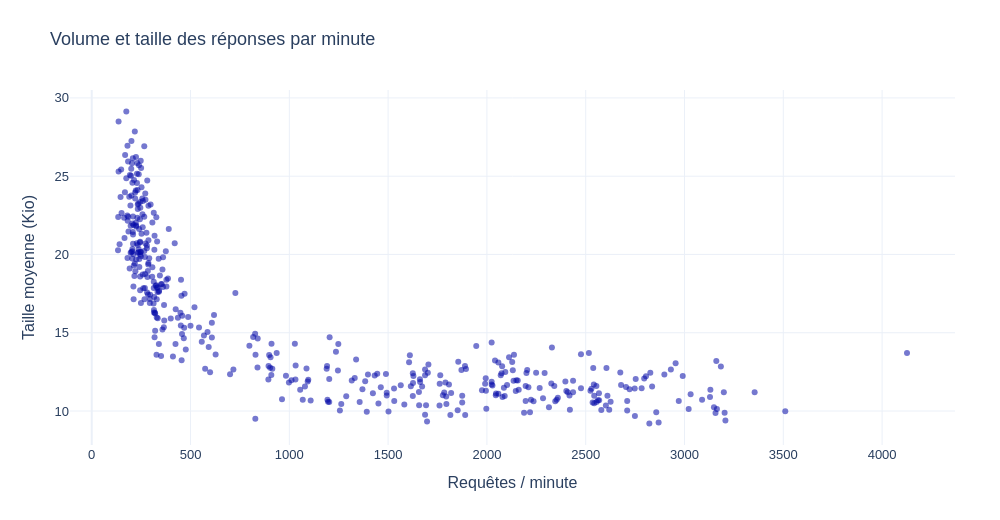

This figure's notebook cell:
### Markdown cell above
### <b><div style='padding:15px;background-color:#d8dcd6;color:#030aa7;font-size:120%;text-align: left'>Plotly</div></b>

### Code cell
ID_GRAPHIQUE = '04_01'
BIBLIOTHEQUE = 'plotly'
fig=px.scatter(a,x='requetes',y='taille_moyenne',hover_data=['minute'],opacity=.55,labels={'requetes':'Requêtes / minute','taille_moyenne':'Taille moyenne (Kio)'})
montrer_plotly(fig,'Volume et taille des réponses par minute')

### Figure 1 — Plotly figure (JSON) as saved in the notebook; plotly's stock layout.template omitted (floating-point values rounded to 4 significant figures; data arrays with more than 128 entries replaced by an {"elided": "..."} marker saying what was removed)
{"data": [{"customdata": {"elided": "429x1 str values"}, "hovertemplate": "Requêtes / minute=%{x}<br>Taille moyenne (Kio)=%{y}<br>minute=%{customdata[0]}<extra></extra>", "legendgroup": "", "marker": {"color": "#030aa7", "opacity": 0.55, "symbol": "circle"}, "mode": "markers", "name": "", "orientation": "v", "showlegend": false, "type": "scatter", "x": {"elided": "429 int values"}, "xaxis": "x", "y": {"elided": "429 float values"}, "yaxis": "y"}], "layout": {"font": {"family": "Arial", "size": 13}, "height": 520, "legend": {"tracegroupgap": 0}, "margin": {"b": 75, "l": 70, "r": 45, "t": 90}, "title": {"text": "Volume et taille des réponses par minute"}, "width": 1000, "xaxis": {"anchor": "y", "domain": [0, 1], "title": {"text": "Requêtes / minute"}}, "yaxis": {"anchor": "x", "domain": [0, 1], "title": {"text": "Taille moyenne (Kio)"}}}}
